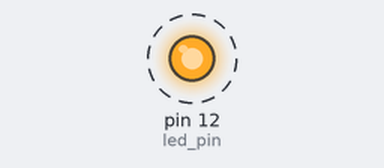
Recording of a program running on a simulated Raspberry Pi (header pin numbers). On the bench: output pins drawn as LEDs (lit = HIGH). Dashed ring = blinking.

Above: at 0.2 s.
Timing chart, 0 to 3.0 s (numbered marks = the images above):
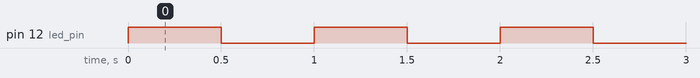

Measured:
- by itself, pin 12 (led_pin): alternates HIGH for 0.50 s and LOW for 0.50 s

The program:

led.py
```python
import RPi.GPIO as GPIO
import time

sleep_time = 0.5

led_pin = 12

GPIO.setmode(GPIO.BOARD)
GPIO.setup(led_pin, GPIO.OUT)

def led_blink(sleep_time):
	GPIO.output(led_pin, True)
	time.sleep(sleep_time)
	GPIO.output(led_pin, False)
	time.sleep(sleep_time)

try:
	while True:
		led_blink(sleep_time)

except KeyboardInterrupt:
	GPIO.cleanup()
```
